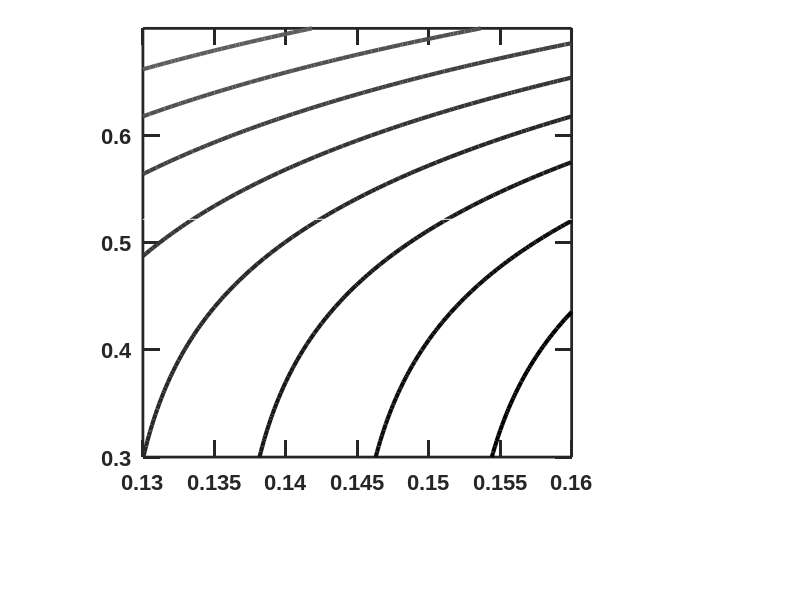

Reproduce this figure in MATLAB. (Note: this script raises an error after producing the figure.)
clear
% Percentage of Newborn biomass replaced with H biomass. For the orange attractor, spike_frac = 0.
% For the teal attractor corresponding to the 30%-H spiking strategy, spike_frac = 0.3.
spike_frac = 0.3;
% Parameters shown in Table 1
gMmax = 0.7;
gHmax = 0.3;
c_BM = 1/3;
c_RM = 1e-4;
c_RH = 1e-4;
K_MR = 1/3;
K_HR = 1/5;
K_MB = 100/3;
dM = gMmax*5e-3;
dH = gHmax*5e-3;

% N0: BM_0, R(0)=1, T0 is the maturation time
N0 = 100;
R0 = 1;
T0 = 17;

options=odeset('RelTol',1e-6,'abstol',1e-10);

% % range and increment for f_P
% x0=0.01;
% dx=0.01;
% xt=0.99;
% % range and increment for phi_M(0)
% y0=0.01;
% dy=0.01;
% yt=0.99;

% range and increment for f_P
x0=0.13;
dx=0.0005;
xt=0.16;
% range and increment for phi_M(0)
y0=0.3;
dy=0.005;
yt=0.7;

xsize=round((xt-x0)/dx+1);
ysize=round((yt-y0)/dy+1);
%% Calculate the map if it hasn't been done. Otherwise just load the data in LocalMap.mat. 
if ~exist('LocalMap.mat')
    P = zeros(xsize,ysize); % community function at different f_P and phi_M(0)
    MfracDiff = zeros(xsize,ysize); % offspring phi_M(0) - parent phi_M(0) at different f_P and phi_M(0), no spiking
    
    m = 0; % counter for values of f_P
    
    % calculate P(T) at different f_P and phi_M(0)
    for i = x0 : dx : xt
        m = m+1; % counter for values of phi_M(0)
        n = 0;
        fp = i;
        for j = y0:dy:yt
            % parameters for differential equations
            para = [gMmax; gHmax; c_BM; c_RM; c_RH; fp; K_MR; K_HR; K_MB; dM; dH];
            % solve differential equations
            [T, X] = ode15s(@(t,x) MHDynamics_NoCost(t,x,para), [0 T0], [N0*j; N0*(1-j); 0; R0; 0],options);
            if ~isreal(X)
                error('imaginary value')
            elseif nnz(X < -1e-5)>0
                error('negative value')
            end
            n = n+1;
            P(m, n)= X(end, 5);
            MfracDiff(m, n) = X(end, 1)/(X(end, 1)+X(end, 2)) - j;
        end
    end
    save('LocalMap', 'P', 'MfracDiff')
else
    load('LocalMap')
end
% %%
% % plot 3D community function landscape in Figure 2C
% figure(1)
% contour3((x0:dx:xt), (y0:dy:yt), P', (min(P(:)) : 200 : max(P(:))),'linewidth',3)
% cm = colormap('gray');
% c = 1-cm;
% colormap(c)
% ylim([0.01 0.99])
% xlim([0.01 0.99])
% set(gca,'LineWidth',3,'FontSize',18,'FontName','Arial','fontweight','bold','units','inches','position',[1 1 3 3],'ticklength',[0.04 0.04])%,'yticklabel',[])
% grid off
% xlabel('f_P')
% ylabel('phi_M(0)')
% zlabel('P(T)')
%%
% plot 2D community function landscape with attractors
MfracT = MfracDiff + ones(xsize, 1) * (y0 : dy : yt);
MfracDiff_adjusted1 = MfracT  - ones(xsize, 1) * (y0 : dy : yt);
MfracDiff_adjusted2 = MfracT * (1-spike_frac) - ones(xsize, 1) * (y0 : dy : yt);
figure(2)
contour((x0:dx:xt), (y0:dy:yt), P', (min(P(:)) : 60 : max(P(:))), 'linewidth', 3); % , (min(P(:)) : 240 : max(P(:)))
set(gca,'LineWidth',2,'FontSize',16,'FontName','Arial','fontweight','bold','units','inches','position',[1 1 3 3],'ticklength',[0.04,0.04])%,'yticklabel',[])
cm = colormap('gray');
c = 1-cm;
colormap(c)
hold on
% contour((x0:dx:xt),(y0:dy:yt), MfracDiff_adjusted1', [0 0], 'color',[255.0 127.0 42.0]/255, 'linewidth',3)
contour((x0:dx:xt),(y0:dy:yt), MfracDiff_adjusted2', [0 0], 'color',[0 0.5 0.5] , 'linewidth',3)
hold off
ylabel('phi_M(0)')
xlabel('f_P')

